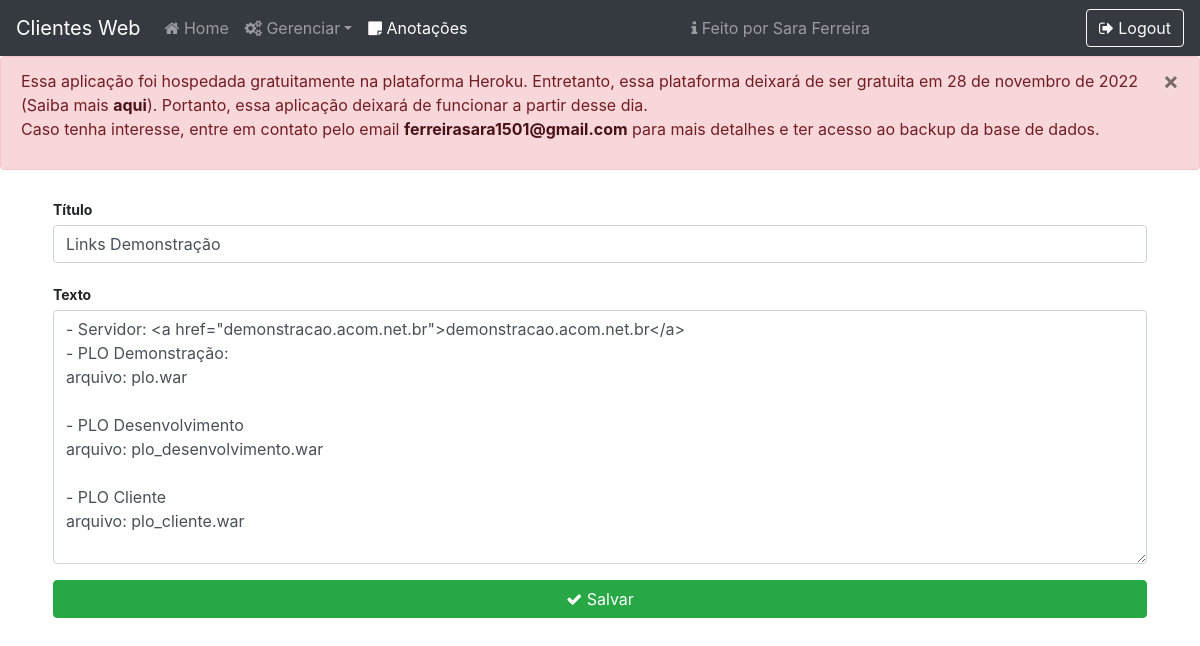
The page /notes/edit/3 (signed in) on the database its author committed.
### core/models.py (models this page shows, shortened)
class Note(models.Model):
    title = models.CharField('Title', max_length=300)
    text = models.TextField()

### core/views.py (the view)
# urls.py: path('notes/edit/<int:idNote>', editNote, name='editNote'),
def editNote(request, idNote):
    if str(request.user) != 'AnonymousUser':
        instance = get_object_or_404(Note, id=idNote)
        form = NoteForm(request.POST or None, instance=instance)
        if form.is_valid():
            form.save()
            return render(request, 'view-note.html', {'note': instance})
        return render(request, 'edit-note.html', {'form': form})
    else:
        return loginUser(request)

### core/forms.py
class NoteForm(forms.ModelForm):
    class Meta:
        model = Note
        fields = ['title', 'text']

### core/templatetags/custom_filters.py (called while the page is built)
@register.filter(name='addclass')
def addclass(value, arg):
    return value.as_widget(attrs={'class': arg})

### core/templates/edit-note.html (shortened to what this page needs)
{% load static %}
{% load custom_filters %}
<!DOCTYPE html>
<html lang="pt-br">
<head>
    <link rel="stylesheet" href="{% static 'css/style.css' %}">
    <link rel="stylesheet" href="https://cdnjs.cloudflare.com/ajax/libs/font-awesome/4.7.0/css/font-awesome.min.css">
    <link rel="stylesheet" href="https://stackpath.bootstrapcdn.com/bootstrap/4.5.0/css/bootstrap.min.css">
</head>
<body>
    <nav class="navbar stick-top navbar-expand-lg navbar-dark bg-dark">
        <a class="navbar-brand" href="{% url 'index' %}">Clientes Web</a>
        <div class="collapse navbar-collapse" id="navbarTogglerDemo03">
            <ul class="navbar-nav mr-auto mt-2 mt-lg-0 navbar-left">
                <li class="nav-item"><a class="nav-link" href="{% url 'index' %}"><i class="fa fa-home"></i> Home</a></li>
                <li class="nav-item dropdown">
                    <a class="nav-link dropdown-toggle" id="navbarDropdown" role="button" data-toggle="dropdown" aria-haspopup="true" aria-expanded="false"><i class="fa fa-cogs"></i> Gerenciar</a>
                </li>
                <li class="nav-item"><a class="nav-link active" href="{% url 'notes' %}"><i class="fa fa-sticky-note"></i> Anotações</a></li>
            </ul>
            <ul class="navbar-nav mr-auto mt-2 mt-lg-0 navbar-rigth">
                <li class="nav-item">
                    <a class="nav-link" href="https://github.com/ferreirasara/" target="_blank" rel="noreferrer"><i class="fa fa-info"></i> Feito por Sara Ferreira</a>
                </li>
            </ul>
            <a href="{% url 'logout' %}" type="button" class="btn btn-outline-light"><i class="fa fa-sign-out"></i> Logout</a>
        </div>
    </nav>
    <div class="alert alert-danger" role="alert">
        <button type="button" class="close" data-dismiss="alert" aria-label="Close">
            <span aria-hidden="true">&times;</span>
        </button>
        <p>
            Essa aplicação foi hospedada gratuitamente na plataforma Heroku.
            Entretanto, essa plataforma deixará de ser gratuita em 28 de novembro de 2022 (Saiba mais <a href="https://blog.heroku.com/next-chapter" class="alert-link" target="_blank" rel="noreferrer">aqui</a>).
            Portanto, essa aplicação deixará de funcionar a partir desse dia.
            <br/>Caso tenha interesse, entre em contato pelo email <a class="alert-link" href="mailto:ferreirasara1501@gmail.com">ferreirasara1501@gmail.com</a> para mais detalhes e ter acesso ao backup da base de dados.
        </p>
    </div>
    <div class="container">
        <div class="container justify-content-center w-70 p-2">
            <form method="post" class="form" autocomplete="off">{% csrf_token %}
                <div class="form-group">
                    <label class="col-form-label col-form-label-sm"><b>Título</b></label>
                    {{ form.title|addclass:"form-control" }}
                </div>
                <div class="form-group">
                    <label class="col-form-label col-form-label-sm"><b>Texto</b></label>
                    {{ form.text|addclass:"form-control" }}
                </div>
                <div class="form-group">
                    <button type="submit" class="btn btn-block btn-success mt-2"><i class="fa fa-check"></i> Salvar</button>
                </div>
            </form>
        </div>
    </div>
</body>
</html>

### rows shown on the page
Note: title "Links Demonstração", text "- Servidor: <a href=\"demonstracao.acom.net.br\">demonstracao.acom.net.br</a> - PLO Demonstração: arquivo: plo.war - PLO Desenvolvimento arquivo: plo_desenvolvimento.war - PLO Cliente arquivo: plo_cliente.war"
